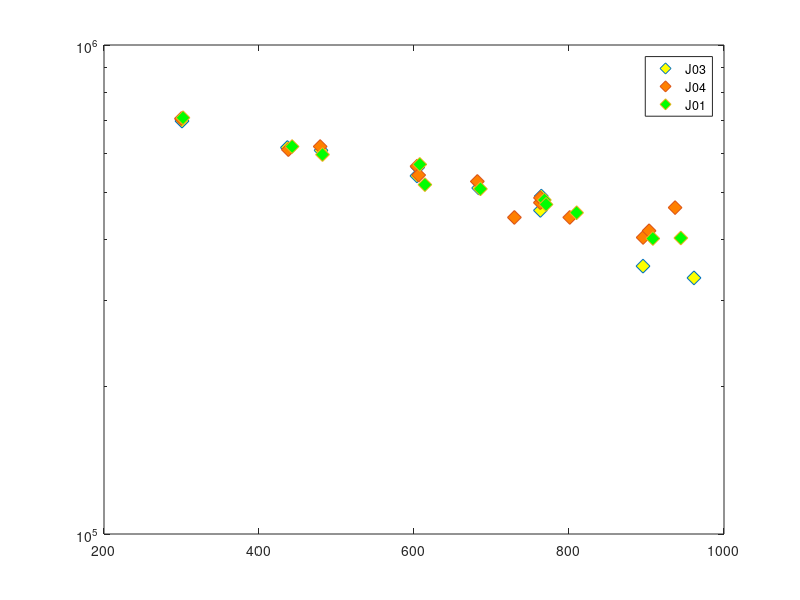

The MATLAB script that drew this image:
%Ringdown results {Sample,Mode,Freq(khz),Qmean,Qstd}

clear Ringdown Sample
i=1;

% %20210625
% Ringdown(    1,:)={i,'E12','(1,1)', 801.550, 200000, 10000};
% Ringdown(end+1,:)={i,'E12','(1,2)',1267.325, 160000, 20000};
% i=i+1;
% 
% %20210902
% Ringdown(end+1,:)={i,'E13','(1,1)', 798.780, 283000,  5000};
% Ringdown(end+1,:)={i,'E13','(1,2)',1261.637,1117000, 23000};
% Ringdown(end+1,:)={i,'E13','(2,1)',1262.053,1105000, 33000};
% Ringdown(end+1,:)={i,'E13','(2,2)',1596.686,1718000, 33000};
% Ringdown(end+1,:)={i,'E13','(1,3)',1784.730,1572000, 23000};
% Ringdown(end+1,:)={i,'E13','(3,1)',1786.135,1159000, 33000};
% Ringdown(end+1,:)={i,'E13','(2,3)',2035.893,1243000, 23000};
% Ringdown(end+1,:)={i,'E13','(3,2)',2036.019,1176000, 33000};
% i=i+1;
% 
% %20210701
% Ringdown(end+1,:)={i,'E14','(1,1)', 801.668, 750000, 20000};
% Ringdown(end+1,:)={i,'E14','(1,2)',1265.593, 155000,  5000};
% Ringdown(end+1,:)={i,'E14','(2,1)',1266.293, 250000,  5000};
% % Ringdown(end+1,:)={i,'E14','(3,1)',1603.236,2500000,400000}; %Low S/N
% i=i+1;
% 
% %20210902
% Ringdown(end+1,:)={i,'E15','(1,1)', 799.073, 678000,  6000};
% Ringdown(end+1,:)={i,'E15','(1,2)',1262.299, 355000,  6000};
% Ringdown(end+1,:)={i,'E15','(2,1)',1262.804, 563000,  6000};
% Ringdown(end+1,:)={i,'E15','(2,2)',1597.720,1739000, 44000};
% Ringdown(end+1,:)={i,'E15','(1,3)',1786.130,1488000, 16000};
% Ringdown(end+1,:)={i,'E15','(3,1)',1787.327, 793000,130000}; %20210903
% Ringdown(end+1,:)={i,'E15','(2,3)',2037.570,1162000, 50000};
% % Ringdown(end+1,:)={i,'E15','(3,2)',2038.065, 136000,  4000};
% i=i+1;
% 
% %20210818
% % Ringdown(end+1,:)={i,'E16','(1,1)', 801.990, 875000, 20000}; %Low S/N
% Ringdown(end+1,:)={i,'E16','(1,1)', 799.923,1342000,  3000}; %20210902
% Ringdown(end+1,:)={i,'E16','(1,2)',1268.700, 300000,  2000};
% Ringdown(end+1,:)={i,'E16','(2,1)',1269.144, 148000,  3000};
% Ringdown(end+1,:)={i,'E16','(2,2)',1599.686,1698000, 11000}; %20210902
% % Ringdown(end+1,:)={i,'E16','(3,1)',1793.607,1750000, 50000};
% Ringdown(end+1,:)={i,'E16','(1,3)',1788.142,1612000, 45000}; %20210902
% Ringdown(end+1,:)={i,'E16','(3,1)',1788.875,1265000,  9000}; %20210902
% % Ringdown(end+1,:)={i,'E16','(2,3)',2044.938,2500000,400000}; %Low S/N
% Ringdown(end+1,:)={i,'E16','(2,3)',2039.640,1367000, 16000}; %20210902
% i=i+1;
% %20210820
% Ringdown(end+1,:)={i,'E17','(1,1)', 803.685, 890000, 10000};
% Ringdown(end+1,:)={i,'E17','(1,2)',1269.460, 341000,  5000}; %20210901
% Ringdown(end+1,:)={i,'E17','(2,1)',1271.041, 530000, 10000};
% Ringdown(end+1,:)={i,'E17','(2,2)',1607.265,1470000, 30000}; %20210901
% Ringdown(end+1,:)={i,'E17','(1,3)',1791.264,1570000, 10000}; %20210901
% Ringdown(end+1,:)={i,'E17','(3,1)',1792.121,1180000, 10000}; %20210901
% Ringdown(end+1,:)={i,'E17','(2,3)',2048.995,1250000, 50000};
% % Ringdown(end+1,:)={i,'E17','(3,2)',2049.266,2500000,200000}; %Low S/N
% i=i+1;
% %20210824
% Ringdown(end+1,:)={i,'D16','(1,1)', 789.018, 321000,  4000};
% Ringdown(end+1,:)={i,'D16','(1,2)',1228.734,1240000, 10000};
% Ringdown(end+1,:)={i,'D16','(2,1)',1248.947, 750000, 10000};
% Ringdown(end+1,:)={i,'D16','(1,3)',1720.972,  86000, 15000};
% Ringdown(end+1,:)={i,'D16','(3,1)',1722.329, 147000, 50000};
% Ringdown(end+1,:)={i,'D16','(2,3)',2003.999, 800000, 60000};
% i=i+1;
% %20210825
% Ringdown(end+1,:)={i,'F12','(1,1)', 792.253, 229000, 13000};
% Ringdown(end+1,:)={i,'F12','(1,2)',1232.980, 496000, 13000};
% Ringdown(end+1,:)={i,'F12','(2,1)',1244.942, 562000,  3000};
% Ringdown(end+1,:)={i,'F12','(2,2)',1575.844,1044000, 50000};
% Ringdown(end+1,:)={i,'F12','(1,3)',1728.509, 460000, 50000};
% Ringdown(end+1,:)={i,'F12','(3,1)',1769.421, 580000, 40000};
% i=i+1;
% %20210826
% Ringdown(end+1,:)={i,'I01','(1,1)', 796.934, 265000,  1000};
% Ringdown(end+1,:)={i,'I01','(1,2)',1212.545, 555000,  2000};
% Ringdown(end+1,:)={i,'I01','(2,1)',1241.782,1010000, 10000};
% Ringdown(end+1,:)={i,'I01','(2,2)',1568.040,1150000, 10000};
% Ringdown(end+1,:)={i,'I01','(1,3)',1761.230, 368000,  5000};
% Ringdown(end+1,:)={i,'I01','(3,1)',1768.754, 199000,  3000};
% Ringdown(end+1,:)={i,'I01','(2,3)',1997.711, 788000,  3000};
% Ringdown(end+1,:)={i,'I01','(3,2)',2002.734,1320000, 60000};
% Ringdown(end+1,:)={i,'I01','(1,4)',2309.286,1170000, 30000};
% i=i+1;
% %20210827
% Ringdown(end+1,:)={i,'I02','(1,1)', 796.811,  68300,   200};
% Ringdown(end+1,:)={i,'I02','(1,2)',1244.320, 257000,  3000};
% Ringdown(end+1,:)={i,'I02','(2,1)',1263.904, 389000,  3000};
% Ringdown(end+1,:)={i,'I02','(2,2)',1583.258,1370000,130000};
% Ringdown(end+1,:)={i,'I02','(1,3)',1757.824, 147000,  5000};
% Ringdown(end+1,:)={i,'I02','(3,1)',1782.188, 670000, 30000};
% Ringdown(end+1,:)={i,'I02','(2,3)',2012.617, 266000, 10000};
% Ringdown(end+1,:)={i,'I02','(3,2)',2025.743, 840000, 20000};
% Ringdown(end+1,:)={i,'I02','(1,4)',2272.802,  70000, 20000};
% Ringdown(end+1,:)={i,'I02','(4,1)',2281.342, 140000, 10000};
% Ringdown(end+1,:)={i,'I02','(3,3)',2326.970, 990000, 40000};
% i=i+1;
% % %20210827
% % Ringdown(end+1,:)={i,'F11','(1,1)', 785.582,  20000, 10000};
% % Ringdown(end+1,:)={i,'F11','(1,2)',1195.567, 112000,  3000};
% % Ringdown(end+1,:)={i,'F11','(2,1)',1234.731, 393000,  6000};
% % Ringdown(end+1,:)={i,'F11','(2,2)',1623.913,  50000, 20000};
% % Ringdown(end+1,:)={i,'F11','(1,3)',1726.048,  60000, 10000};
% % Ringdown(end+1,:)={i,'F11','(1,3)',1727.062, 124000,  3000};
% % Ringdown(end+1,:)={i,'F11','(3,1)',1729.399, 431000, 15000};
% % Ringdown(end+1,:)={i,'F11','(3,1)',1746.635, 210000, 20000};
% % Ringdown(end+1,:)={i,'F11','(2,3)',2064.923, 240000, 20000};
% % i=i+1;
% %20210830
% Ringdown(end+1,:)={i,'G03','(1,1)', 767.304, 830000, 20000};
% Ringdown(end+1,:)={i,'G03','(1,2)',1164.790,1150000, 20000};
% Ringdown(end+1,:)={i,'G03','(2,1)',1221.723,1120000,  3000};
% Ringdown(end+1,:)={i,'G03','(2,2)',1512.822,1530000, 40000};
% Ringdown(end+1,:)={i,'G03','(2,2)',1616.401,1140000, 30000};
% Ringdown(end+1,:)={i,'G03','(1,3)',1718.443,1350000, 20000};
% Ringdown(end+1,:)={i,'G03','(3,1)',1744.140, 200000, 90000};
% Ringdown(end+1,:)={i,'G03','(3,1)',1747.062, 150000, 40000};
% Ringdown(end+1,:)={i,'G03','(3,2)',1942.246, 700000, 10000};
% Ringdown(end+1,:)={i,'G03','(1,4)',2069.269, 150000, 20000};
% Ringdown(end+1,:)={i,'G03','(4,1)',2108.560,1260000, 50000};
% Ringdown(end+1,:)={i,'G03','(3,3)',2251.358, 740000, 60000}
% Ringdown(end+1,:)={i,'G03','(3,3)',2258.490, 150000, 30000}

%20210913
Ringdown(    1,:)={i,'J03','(1,1)', 300.645, 699000,  4000};
Ringdown(end+1,:)={i,'J03','(1,2)', 436.646, 617000, 19000};
Ringdown(end+1,:)={i,'J03','(2,1)', 480.019, 609000, 11000};
Ringdown(end+1,:)={i,'J03','(2,2)', 603.805, 540000, 22000};
Ringdown(end+1,:)={i,'J03','(2,2)', 604.824, 562000,  6000};
Ringdown(end+1,:)={i,'J03','(1,3)', 683.413, 510000,  2000};
Ringdown(end+1,:)={i,'J03','(2,3)', 763.121, 459000,  5000};
Ringdown(end+1,:)={i,'J03','(3,2)', 764.226, 491000, 24000};
Ringdown(end+1,:)={i,'J03','(3,3)', 895.487, 353000,  1000};
Ringdown(end+1,:)={i,'J03','(2,3)', 961.259, 334000,  3000};
i=i+1;
% 20210914
Ringdown(end+1,:)={i,'J04','(1,1)', 299.811, 707000,  6000};
Ringdown(end+1,:)={i,'J04','(1,2)', 437.837, 611000, 20000};
Ringdown(end+1,:)={i,'J04','(2,1)', 478.968, 620000, 15000};
Ringdown(end+1,:)={i,'J04','(2,2)', 603.834, 565000,  4000};
Ringdown(end+1,:)={i,'J04','(2,2)', 606.057, 542000,  2000};
Ringdown(end+1,:)={i,'J04','(1,3)', 681.743, 526000, 10000};
Ringdown(end+1,:)={i,'J04','(3,1)', 729.535, 444000,  2000};
Ringdown(end+1,:)={i,'J04','(2,3)', 763.000, 476000,  1000};
Ringdown(end+1,:)={i,'J04','(3,2)', 763.130, 487000,  2000};
Ringdown(end+1,:)={i,'J04','(3,3)', 800.927, 444000, 14000};
Ringdown(end+1,:)={i,'J04','(2,3)', 895.630, 404000,  1000};
Ringdown(end+1,:)={i,'J04','(2,3)', 903.369, 417000,  5000};
Ringdown(end+1,:)={i,'J04','(2,3)', 936.921, 465000, 39000};
i=i+1;
% 20210915
Ringdown(end+1,:)={i,'J01','(1,1)', 301.951, 710000,  8000};
Ringdown(end+1,:)={i,'J01','(1,2)', 442.776, 620000, 41000};
Ringdown(end+1,:)={i,'J01','(2,1)', 481.932, 597000,  1000};
Ringdown(end+1,:)={i,'J01','(2,2)', 607.441, 570000,  8000};
Ringdown(end+1,:)={i,'J01','(2,2)', 614.073, 518000,  3000};
Ringdown(end+1,:)={i,'J01','(1,3)', 685.718, 508000, 14000};
Ringdown(end+1,:)={i,'J01','(2,3)', 768.248, 482000, 13000};
Ringdown(end+1,:)={i,'J01','(3,2)', 770.487, 472000, 34000};
Ringdown(end+1,:)={i,'J01','(3,3)', 809.826, 454000, 36000};
Ringdown(end+1,:)={i,'J01','(2,3)', 908.201, 402000,  5000};
Ringdown(end+1,:)={i,'J01','(2,3)', 944.309, 403000, 12000};


SampleCode=  cell2mat(Ringdown(:,1));
SampleName=  cell2mat(Ringdown(:,2));
Mode=        cell2mat(Ringdown(:,3));
Freq=        cell2mat(Ringdown(:,4));
Qmean=       cell2mat(Ringdown(:,5));
Qstd=        cell2mat(Ringdown(:,6));
% Codes=['E12';'E13';'E14';'E15';'E16';'E17';'D16';'F12';'I01';'I02';'G03'];
% Color=[[1 1 0];[1 .5 0];[.5 1 0];[1 0 1];[0 1 1];[0 0 0];[.5 0 0];[1 0 0];[0 .5 0];[0 1 0];[0 0 .5];[0 0 1];];
% Marker=['o';'o';'o';'o';'o';'o';'d';'d';'d';'d';'d';'d'];

Codes=['J03';'J04';'J01'];
Color=[[1 1 0];[1 .5 0];[0 1 0]];
Marker=['d';'d';'d'];

figure(23)
NoResults=size(Ringdown,1);
NoSamples=i;

for i= 1:NoSamples
    index=(SampleCode==i);
    Freqi=Freq(index);
    Qmeani=Qmean(index);
    Qstdi=Qstd(index);
    P=semilogy(Freqi,Qmeani,'o','MarkerFaceColor',Color(i,:),'MarkerSize',10,'Marker',Marker(i))
    hold on
end
legend(Codes)

[X,Y] = meshgrid(1:5,1:5);
k=sqrt((X.^2+Y.^2)/2)
k1=[k(1,1),k(2,1),k(2,2),k(3,1),k(3,2),k(4,1),k(3,3),k(4,2),k(4,3)]
